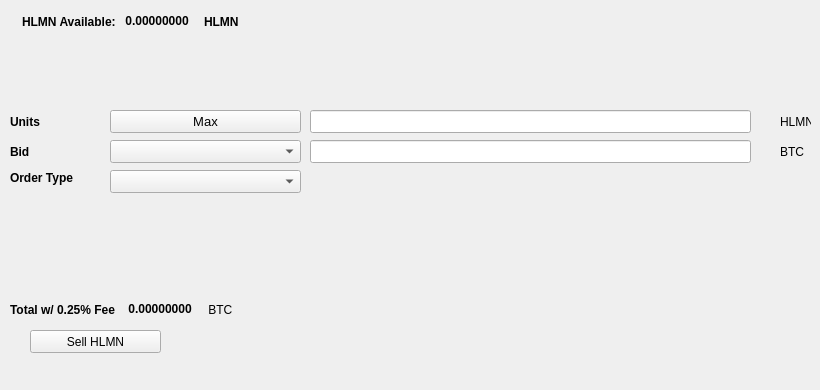
   <widget class="QWidget" name="SellTab">
    <attribute name="title">
     <string>Sell</string>
    </attribute>
    <widget class="QLabel" name="label_16">
     <property name="geometry">
      <rect>
       <x>780</x>
       <y>140</y>
       <width>31</width>
       <height>23</height>
      </rect>
     </property>
     <property name="text">
      <string>BTC</string>
     </property>
    </widget>
    <widget class="QComboBox" name="SellBidcomboBox">
     <property name="geometry">
      <rect>
       <x>110</x>
       <y>140</y>
       <width>191</width>
       <height>23</height>
      </rect>
     </property>
     <property name="font">
      <font>
       <pointsize>10</pointsize>
      </font>
     </property>
    </widget>
    <widget class="QLabel" name="label_18">
     <property name="geometry">
      <rect>
       <x>10</x>
       <y>110</y>
       <width>46</width>
       <height>23</height>
      </rect>
     </property>
     <property name="font">
      <font>
       <weight>75</weight>
       <bold>true</bold>
      </font>
     </property>
     <property name="text">
      <string>Units</string>
     </property>
    </widget>
    <widget class="QPushButton" name="Sell_Max_Amount">
     <property name="geometry">
      <rect>
       <x>110</x>
       <y>110</y>
       <width>191</width>
       <height>23</height>
      </rect>
     </property>
     <property name="font">
      <font>
       <pointsize>10</pointsize>
      </font>
     </property>
     <property name="text">
      <string>Max</string>
     </property>
    </widget>
    <widget class="QLabel" name="label_20">
     <property name="geometry">
      <rect>
       <x>10</x>
       <y>170</y>
       <width>91</width>
       <height>16</height>
      </rect>
     </property>
     <property name="font">
      <font>
       <weight>75</weight>
       <bold>true</bold>
      </font>
     </property>
     <property name="text">
      <string>Order Type</string>
     </property>
    </widget>
    <widget class="QComboBox" name="SellOrdertypeCombo">
     <property name="geometry">
      <rect>
       <x>110</x>
       <y>170</y>
       <width>191</width>
       <height>23</height>
      </rect>
     </property>
     <property name="font">
      <font>
       <pointsize>10</pointsize>
      </font>
     </property>
    </widget>
    <widget class="QLabel" name="label_21">
     <property name="geometry">
      <rect>
       <x>10</x>
       <y>140</y>
       <width>46</width>
       <height>23</height>
      </rect>
     </property>
     <property name="font">
      <font>
       <weight>75</weight>
       <bold>true</bold>
      </font>
     </property>
     <property name="text">
      <string>Bid</string>
     </property>
    </widget>
    <widget class="QLabel" name="label_22">
     <property name="geometry">
      <rect>
       <x>780</x>
       <y>110</y>
       <width>31</width>
       <height>23</height>
      </rect>
     </property>
     <property name="text">
      <string>HLMN</string>
     </property>
    </widget>
    <widget class="QLineEdit" name="UnitsInputHLMN">
     <property name="geometry">
      <rect>
       <x>310</x>
       <y>110</y>
       <width>441</width>
       <height>23</height>
      </rect>
     </property>
     <property name="font">
      <font>
       <pointsize>9</pointsize>
       <weight>75</weight>
       <bold>true</bold>
      </font>
     </property>
    </widget>
    <widget class="QLineEdit" name="SellBidPriceEdit">
     <property name="geometry">
      <rect>
       <x>310</x>
       <y>140</y>
       <width>441</width>
       <height>23</height>
      </rect>
     </property>
     <property name="font">
      <font>
       <pointsize>9</pointsize>
       <weight>75</weight>
       <bold>true</bold>
      </font>
     </property>
    </widget>
    <widget class="QPushButton" name="SellHLMNBTN">
     <property name="geometry">
      <rect>
       <x>30</x>
       <y>330</y>
       <width>131</width>
       <height>23</height>
      </rect>
     </property>
     <property name="text">
      <string>Sell HLMN</string>
     </property>
     <property name="icon">
      <iconset resource="../helmin">
       <normaloff>:/icons/bitcoin</normaloff>:/icons/bitcoin</iconset>
     </property>
    </widget>
    <widget class="QWidget" name="layoutWidget3">
     <property name="geometry">
      <rect>
       <x>22</x>
       <y>12</y>
       <width>258</width>
       <height>19</height>
      </rect>
     </property>
     <layout class="QHBoxLayout" name="horizontalLayout">
      <item>
       <widget class="QLabel" name="label232_2">
        <property name="font">
         <font>
          <weight>75</weight>
          <bold>true</bold>
         </font>
        </property>
        <property name="text">
         <string>HLMN Available:</string>
        </property>
       </widget>
      </item>
      <item>
       <widget class="QLabel" name="HLMNAvailableLabel">
        <property name="palette">
         <palette>
          <active>
           <colorrole role="WindowText">
            <brush brushstyle="SolidPattern">
             <color alpha="255">
              <red>0</red>
              <green>0</green>
              <blue>0</blue>
             </color>
            </brush>
           </colorrole>
           <colorrole role="Button">
            <brush brushstyle="SolidPattern">
             <color alpha="255">
              <red>0</red>
              <green>170</green>
              <blue>0</blue>
             </color>
            </brush>
           </colorrole>
           <colorrole role="Light">
            <brush brushstyle="SolidPattern">
             <color alpha="255">
              <red>0</red>
              <green>255</green>
              <blue>0</blue>
             </color>
            </brush>
           </colorrole>
           <colorrole role="Midlight">
            <brush brushstyle="SolidPattern">
             <color alpha="255">
              <red>0</red>
              <green>212</green>
              <blue>0</blue>
             </color>
            </brush>
           </colorrole>
           <colorrole role="Dark">
            <brush brushstyle="SolidPattern">
             <color alpha="255">
              <red>0</red>
              <green>85</green>
              <blue>0</blue>
             </color>
            </brush>
           </colorrole>
           <colorrole role="Mid">
            <brush brushstyle="SolidPattern">
             <color alpha="255">
              <red>0</red>
              <green>113</green>
              <blue>0</blue>
             </color>
            </brush>
           </colorrole>
           <colorrole role="Text">
            <brush brushstyle="SolidPattern">
             <color alpha="255">
              <red>0</red>
              <green>170</green>
              <blue>0</blue>
             </color>
            </brush>
           </colorrole>
           <colorrole role="BrightText">
            <brush brushstyle="SolidPattern">
             <color alpha="255">
              <red>255</red>
              <green>255</green>
              <blue>255</blue>
             </color>
            </brush>
           </colorrole>
           <colorrole role="ButtonText">
            <brush brushstyle="SolidPattern">
             <color alpha="255">
              <red>0</red>
              <green>0</green>
              <blue>0</blue>
             </color>
            </brush>
           </colorrole>
           <colorrole role="Base">
            <brush brushstyle="SolidPattern">
             <color alpha="255">
              <red>255</red>
              <green>255</green>
              <blue>255</blue>
             </color>
            </brush>
           </colorrole>
           <colorrole role="Window">
            <brush brushstyle="SolidPattern">
             <color alpha="255">
              <red>0</red>
              <green>170</green>
              <blue>0</blue>
             </color>
            </brush>
           </colorrole>
           <colorrole role="Shadow">
            <brush brushstyle="SolidPattern">
             <color alpha="255">
              <red>0</red>
              <green>0</green>
              <blue>0</blue>
             </color>
            </brush>
           </colorrole>
           <colorrole role="AlternateBase">
            <brush brushstyle="SolidPattern">
             <color alpha="255">
              <red>127</red>
              <green>212</green>
              <blue>127</blue>
             </color>
            </brush>
           </colorrole>
           <colorrole role="ToolTipBase">
            <brush brushstyle="SolidPattern">
             <color alpha="255">
              <red>255</red>
              <green>255</green>
              <blue>220</blue>
             </color>
            </brush>
           </colorrole>
           <colorrole role="ToolTipText">
            <brush brushstyle="SolidPattern">
             <color alpha="255">
              <red>0</red>
              <green>0</green>
              <blue>0</blue>
             </color>
            </brush>
           </colorrole>
          </active>
          <inactive>
           <colorrole role="WindowText">
            <brush brushstyle="SolidPattern">
             <color alpha="255">
              <red>0</red>
              <green>0</green>
              <blue>0</blue>
             </color>
            </brush>
           </colorrole>
           <colorrole role="Button">
            <brush brushstyle="SolidPattern">
             <color alpha="255">
              <red>0</red>
              <green>170</green>
              <blue>0</blue>
             </color>
            </brush>
           </colorrole>
           <colorrole role="Light">
            <brush brushstyle="SolidPattern">
             <color alpha="255">
              <red>0</red>
              <green>255</green>
              <blue>0</blue>
             </color>
            </brush>
           </colorrole>
           <colorrole role="Midlight">
            <brush brushstyle="SolidPattern">
             <color alpha="255">
              <red>0</red>
              <green>212</green>
              <blue>0</blue>
             </color>
            </brush>
           </colorrole>
           <colorrole role="Dark">
            <brush brushstyle="SolidPattern">
             <color alpha="255">
              <red>0</red>
              <green>85</green>
              <blue>0</blue>
             </color>
            </brush>
           </colorrole>
           <colorrole role="Mid">
            <brush brushstyle="SolidPattern">
             <color alpha="255">
              <red>0</red>
              <green>113</green>
              <blue>0</blue>
             </color>
            </brush>
           </colorrole>
           <colorrole role="Text">
            <brush brushstyle="SolidPattern">
             <color alpha="255">
              <red>0</red>
              <green>170</green>
              <blue>0</blue>
             </color>
            </brush>
           </colorrole>
           <colorrole role="BrightText">
            <brush brushstyle="SolidPattern">
             <color alpha="255">
              <red>255</red>
              <green>255</green>
              <blue>255</blue>
             </color>
            </brush>
           </colorrole>
           <colorrole role="ButtonText">
            <brush brushstyle="SolidPattern">
             <color alpha="255">
              <red>0</red>
              <green>0</green>
              <blue>0</blue>
             </color>
            </brush>
           </colorrole>
           <colorrole role="Base">
            <brush brushstyle="SolidPattern">
             <color alpha="255">
              <red>255</red>
              <green>255</green>
              <blue>255</blue>
             </color>
            </brush>
           </colorrole>
           <colorrole role="Window">
            <brush brushstyle="SolidPattern">
             <color alpha="255">
              <red>0</red>
              <green>170</green>
              <blue>0</blue>
             </color>
            </brush>
           </colorrole>
           <colorrole role="Shadow">
            <brush brushstyle="SolidPattern">
             <color alpha="255">
              <red>0</red>
              <green>0</green>
              <blue>0</blue>
             </color>
            </brush>
           </colorrole>
           <colorrole role="AlternateBase">
            <brush brushstyle="SolidPattern">
             <color alpha="255">
              <red>127</red>
              <green>212</green>
              <blue>127</blue>
             </color>
            </brush>
           </colorrole>
           <colorrole role="ToolTipBase">
            <brush brushstyle="SolidPattern">
             <color alpha="255">
              <red>255</red>
              <green>255</green>
              <blue>220</blue>
             </color>
            </brush>
           </colorrole>
           <colorrole role="ToolTipText">
            <brush brushstyle="SolidPattern">
             <color alpha="255">
              <red>0</red>
              <green>0</green>
              <blue>0</blue>
             </color>
            </brush>
           </colorrole>
          </inactive>
          <disabled>
           <colorrole role="WindowText">
            <brush brushstyle="SolidPattern">
             <color alpha="255">
              <red>0</red>
              <green>85</green>
              <blue>0</blue>
             </color>
            </brush>
           </colorrole>
           <colorrole role="Button">
            <brush brushstyle="SolidPattern">
             <color alpha="255">
              <red>0</red>
              <green>170</green>
              <blue>0</blue>
             </color>
            </brush>
           </colorrole>
           <colorrole role="Light">
            <brush brushstyle="SolidPattern">
             <color alpha="255">
              <red>0</red>
              <green>255</green>
              <blue>0</blue>
             </color>
            </brush>
           </colorrole>
           <colorrole role="Midlight">
            <brush brushstyle="SolidPattern">
             <color alpha="255">
              <red>0</red>
              <green>212</green>
              <blue>0</blue>
             </color>
            </brush>
           </colorrole>
           <colorrole role="Dark">
            <brush brushstyle="SolidPattern">
             <color alpha="255">
              <red>0</red>
              <green>85</green>
              <blue>0</blue>
             </color>
            </brush>
           </colorrole>
           <colorrole role="Mid">
            <brush brushstyle="SolidPattern">
             <color alpha="255">
              <red>0</red>
              <green>113</green>
              <blue>0</blue>
             </color>
            </brush>
           </colorrole>
           <colorrole role="Text">
            <brush brushstyle="SolidPattern">
             <color alpha="255">
              <red>0</red>
              <green>85</green>
              <blue>0</blue>
             </color>
            </brush>
           </colorrole>
           <colorrole role="BrightText">
            <brush brushstyle="SolidPattern">
             <color alpha="255">
              <red>255</red>
              <green>255</green>
              <blue>255</blue>
             </color>
            </brush>
           </colorrole>
           <colorrole role="ButtonText">
            <brush brushstyle="SolidPattern">
             <color alpha="255">
              <red>0</red>
              <green>85</green>
              <blue>0</blue>
             </color>
            </brush>
           </colorrole>
           <colorrole role="Base">
            <brush brushstyle="SolidPattern">
             <color alpha="255">
              <red>0</red>
              <green>170</green>
              <blue>0</blue>
             </color>
            </brush>
           </colorrole>
           <colorrole role="Window">
            <brush brushstyle="SolidPattern">
             <color alpha="255">
              <red>0</red>
              <green>170</green>
              <blue>0</blue>
             </color>
            </brush>
           </colorrole>
           <colorrole role="Shadow">
            <brush brushstyle="SolidPattern">
             <color alpha="255">
              <red>0</red>
              <green>0</green>
              <blue>0</blue>
             </color>
            </brush>
           </colorrole>
           <colorrole role="AlternateBase">
            <brush brushstyle="SolidPattern">
             <color alpha="255">
              <red>0</red>
              <green>170</green>
              <blue>0</blue>
             </color>
            </brush>
           </colorrole>
           <colorrole role="ToolTipBase">
            <brush brushstyle="SolidPattern">
             <color alpha="255">
              <red>255</red>
              <green>255</green>
              <blue>220</blue>
             </color>
            </brush>
           </colorrole>
           <colorrole role="ToolTipText">
            <brush brushstyle="SolidPattern">
             <color alpha="255">
              <red>0</red>
              <green>0</green>
              <blue>0</blue>
             </color>
            </brush>
           </colorrole>
          </disabled>
         </palette>
        </property>
        <property name="font">
         <font>
          <weight>75</weight>
          <bold>true</bold>
         </font>
        </property>
        <property name="text">
         <string> 0.00000000 </string>
        </property>
        <property name="textInteractionFlags">
         <set>Qt::LinksAccessibleByMouse|Qt::TextSelectableByKeyboard|Qt::TextSelectableByMouse</set>
        </property>
       </widget>
      </item>
      <item>
       <widget class="QLabel" name="labelHLMN">
        <property name="font">
         <font>
          <weight>75</weight>
          <bold>true</bold>
         </font>
        </property>
        <property name="text">
         <string>HLMN</string>
        </property>
       </widget>
      </item>
     </layout>
    </widget>
    <widget class="QWidget" name="layoutWidget">
     <property name="geometry">
      <rect>
       <x>10</x>
       <y>300</y>
       <width>268</width>
       <height>19</height>
      </rect>
     </property>
     <layout class="QHBoxLayout" name="horizontalLayout_2">
      <item>
       <widget class="QLabel" name="label_19">
        <property name="font">
         <font>
          <weight>75</weight>
          <bold>true</bold>
         </font>
        </property>
        <property name="text">
         <string>Total w/ 0.25% Fee </string>
        </property>
       </widget>
      </item>
      <item>
       <widget class="QLabel" name="SellCostLabel">
        <property name="palette">
         <palette>
          <active>
           <colorrole role="WindowText">
            <brush brushstyle="SolidPattern">
             <color alpha="255">
              <red>0</red>
              <green>0</green>
              <blue>0</blue>
             </color>
            </brush>
           </colorrole>
           <colorrole role="Button">
            <brush brushstyle="SolidPattern">
             <color alpha="255">
              <red>0</red>
              <green>170</green>
              <blue>0</blue>
             </color>
            </brush>
           </colorrole>
           <colorrole role="Light">
            <brush brushstyle="SolidPattern">
             <color alpha="255">
              <red>0</red>
              <green>255</green>
              <blue>0</blue>
             </color>
            </brush>
           </colorrole>
           <colorrole role="Midlight">
            <brush brushstyle="SolidPattern">
             <color alpha="255">
              <red>0</red>
              <green>212</green>
              <blue>0</blue>
             </color>
            </brush>
           </colorrole>
           <colorrole role="Dark">
            <brush brushstyle="SolidPattern">
             <color alpha="255">
              <red>0</red>
              <green>85</green>
              <blue>0</blue>
             </color>
            </brush>
           </colorrole>
           <colorrole role="Mid">
            <brush brushstyle="SolidPattern">
             <color alpha="255">
              <red>0</red>
              <green>113</green>
              <blue>0</blue>
             </color>
            </brush>
           </colorrole>
           <colorrole role="Text">
            <brush brushstyle="SolidPattern">
             <color alpha="255">
              <red>0</red>
              <green>170</green>
              <blue>0</blue>
             </color>
            </brush>
           </colorrole>
           <colorrole role="BrightText">
            <brush brushstyle="SolidPattern">
             <color alpha="255">
              <red>255</red>
              <green>255</green>
              <blue>255</blue>
             </color>
            </brush>
           </colorrole>
           <colorrole role="ButtonText">
            <brush brushstyle="SolidPattern">
             <color alpha="255">
              <red>0</red>
              <green>0</green>
              <blue>0</blue>
             </color>
            </brush>
           </colorrole>
           <colorrole role="Base">
            <brush brushstyle="SolidPattern">
             <color alpha="255">
              <red>255</red>
              <green>255</green>
              <blue>255</blue>
             </color>
            </brush>
           </colorrole>
           <colorrole role="Window">
            <brush brushstyle="SolidPattern">
             <color alpha="255">
              <red>0</red>
              <green>170</green>
              <blue>0</blue>
             </color>
            </brush>
           </colorrole>
           <colorrole role="Shadow">
            <brush brushstyle="SolidPattern">
             <color alpha="255">
              <red>0</red>
              <green>0</green>
              <blue>0</blue>
             </color>
            </brush>
           </colorrole>
           <colorrole role="AlternateBase">
            <brush brushstyle="SolidPattern">
             <color alpha="255">
              <red>127</red>
              <green>212</green>
              <blue>127</blue>
             </color>
            </brush>
           </colorrole>
           <colorrole role="ToolTipBase">
            <brush brushstyle="SolidPattern">
             <color alpha="255">
              <red>255</red>
              <green>255</green>
              <blue>220</blue>
             </color>
            </brush>
           </colorrole>
           <colorrole role="ToolTipText">
            <brush brushstyle="SolidPattern">
             <color alpha="255">
              <red>0</red>
              <green>0</green>
              <blue>0</blue>
             </color>
            </brush>
           </colorrole>
          </active>
          <inactive>
           <colorrole role="WindowText">
            <brush brushstyle="SolidPattern">
             <color alpha="255">
              <red>0</red>
              <green>0</green>
              <blue>0</blue>
             </color>
            </brush>
           </colorrole>
           <colorrole role="Button">
            <brush brushstyle="SolidPattern">
             <color alpha="255">
              <red>0</red>
              <green>170</green>
              <blue>0</blue>
             </color>
            </brush>
           </colorrole>
           <colorrole role="Light">
            <brush brushstyle="SolidPattern">
             <color alpha="255">
              <red>0</red>
              <green>255</green>
              <blue>0</blue>
             </color>
            </brush>
           </colorrole>
           <colorrole role="Midlight">
            <brush brushstyle="SolidPattern">
             <color alpha="255">
              <red>0</red>
              <green>212</green>
              <blue>0</blue>
             </color>
            </brush>
           </colorrole>
           <colorrole role="Dark">
            <brush brushstyle="SolidPattern">
             <color alpha="255">
              <red>0</red>
              <green>85</green>
              <blue>0</blue>
             </color>
            </brush>
           </colorrole>
           <colorrole role="Mid">
            <brush brushstyle="SolidPattern">
             <color alpha="255">
              <red>0</red>
              <green>113</green>
              <blue>0</blue>
             </color>
            </brush>
           </colorrole>
           <colorrole role="Text">
            <brush brushstyle="SolidPattern">
             <color alpha="255">
              <red>0</red>
              <green>170</green>
              <blue>0</blue>
             </color>
            </brush>
           </colorrole>
           <colorrole role="BrightText">
            <brush brushstyle="SolidPattern">
             <color alpha="255">
              <red>255</red>
              <green>255</green>
              <blue>255</blue>
             </color>
            </brush>
           </colorrole>
           <colorrole role="ButtonText">
            <brush brushstyle="SolidPattern">
             <color alpha="255">
              <red>0</red>
              <green>0</green>
              <blue>0</blue>
             </color>
            </brush>
           </colorrole>
           <colorrole role="Base">
            <brush brushstyle="SolidPattern">
             <color alpha="255">
              <red>255</red>
              <green>255</green>
              <blue>255</blue>
             </color>
            </brush>
           </colorrole>
           <colorrole role="Window">
            <brush brushstyle="SolidPattern">
             <color alpha="255">
              <red>0</red>
              <green>170</green>
              <blue>0</blue>
             </color>
            </brush>
           </colorrole>
           <colorrole role="Shadow">
            <brush brushstyle="SolidPattern">
             <color alpha="255">
              <red>0</red>
              <green>0</green>
              <blue>0</blue>
             </color>
            </brush>
           </colorrole>
           <colorrole role="AlternateBase">
            <brush brushstyle="SolidPattern">
             <color alpha="255">
              <red>127</red>
              <green>212</green>
              <blue>127</blue>
             </color>
            </brush>
           </colorrole>
           <colorrole role="ToolTipBase">
            <brush brushstyle="SolidPattern">
             <color alpha="255">
              <red>255</red>
              <green>255</green>
              <blue>220</blue>
             </color>
            </brush>
           </colorrole>
           <colorrole role="ToolTipText">
            <brush brushstyle="SolidPattern">
             <color alpha="255">
              <red>0</red>
              <green>0</green>
              <blue>0</blue>
             </color>
            </brush>
           </colorrole>
          </inactive>
          <disabled>
           <colorrole role="WindowText">
            <brush brushstyle="SolidPattern">
             <color alpha="255">
              <red>0</red>
              <green>85</green>
              <blue>0</blue>
             </color>
            </brush>
           </colorrole>
           <colorrole role="Button">
            <brush brushstyle="SolidPattern">
             <color alpha="255">
              <red>0</red>
              <green>170</green>
              <blue>0</blue>
             </color>
            </brush>
           </colorrole>
           <colorrole role="Light">
            <brush brushstyle="SolidPattern">
             <color alpha="255">
              <red>0</red>
              <green>255</green>
              <blue>0</blue>
             </color>
            </brush>
           </colorrole>
           <colorrole role="Midlight">
            <brush brushstyle="SolidPattern">
             <color alpha="255">
              <red>0</red>
              <green>212</green>
              <blue>0</blue>
             </color>
            </brush>
           </colorrole>
           <colorrole role="Dark">
            <brush brushstyle="SolidPattern">
             <color alpha="255">
              <red>0</red>
              <green>85</green>
              <blue>0</blue>
             </color>
            </brush>
           </colorrole>
           <colorrole role="Mid">
            <brush brushstyle="SolidPattern">
             <color alpha="255">
              <red>0</red>
              <green>113</green>
              <blue>0</blue>
             </color>
            </brush>
           </colorrole>
           <colorrole role="Text">
            <brush brushstyle="SolidPattern">
             <color alpha="255">
              <red>0</red>
              <green>85</green>
              <blue>0</blue>
             </color>
            </brush>
           </colorrole>
           <colorrole role="BrightText">
            <brush brushstyle="SolidPattern">
             <color alpha="255">
              <red>255</red>
              <green>255</green>
              <blue>255</blue>
             </color>
            </brush>
           </colorrole>
           <colorrole role="ButtonText">
            <brush brushstyle="SolidPattern">
             <color alpha="255">
              <red>0</red>
              <green>85</green>
              <blue>0</blue>
             </color>
            </brush>
           </colorrole>
           <colorrole role="Base">
            <brush brushstyle="SolidPattern">
             <color alpha="255">
              <red>0</red>
              <green>170</green>
              <blue>0</blue>
             </color>
            </brush>
           </colorrole>
           <colorrole role="Window">
            <brush brushstyle="SolidPattern">
             <color alpha="255">
              <red>0</red>
              <green>170</green>
              <blue>0</blue>
             </color>
            </brush>
           </colorrole>
           <colorrole role="Shadow">
            <brush brushstyle="SolidPattern">
             <color alpha="255">
              <red>0</red>
              <green>0</green>
              <blue>0</blue>
             </color>
            </brush>
           </colorrole>
           <colorrole role="AlternateBase">
            <brush brushstyle="SolidPattern">
             <color alpha="255">
              <red>0</red>
              <green>170</green>
              <blue>0</blue>
             </color>
            </brush>
           </colorrole>
           <colorrole role="ToolTipBase">
            <brush brushstyle="SolidPattern">
             <color alpha="255">
              <red>255</red>
              <green>255</green>
              <blue>220</blue>
             </color>
            </brush>
           </colorrole>
           <colorrole role="ToolTipText">
            <brush brushstyle="SolidPattern">
             <color alpha="255">
              <red>0</red>
              <green>0</green>
              <blue>0</blue>
             </color>
            </brush>
           </colorrole>
          </disabled>
         </palette>
        </property>
        <property name="font">
         <font>
          <weight>75</weight>
          <bold>true</bold>
         </font>
        </property>
        <property name="autoFillBackground">
         <bool>false</bool>
        </property>
        <property name="text">
         <string> 0.00000000</string>
        </property>
        <property name="textInteractionFlags">
         <set>Qt::LinksAccessibleByMouse|Qt::TextSelectableByMouse</set>
        </property>
       </widget>
      </item>
      <item>
       <widget class="QLabel" name="label_17">
        <property name="font">
         <font>
          <weight>50</weight>
          <bold>false</bold>
         </font>
        </property>
        <property name="text">
         <string> BTC</string>
        </property>
       </widget>
      </item>
     </layout>
    </widget>
    <widget class="QLabel" name="label_23">
     <property name="geometry">
      <rect>
       <x>460</x>
       <y>300</y>
       <width>281</width>
       <height>81</height>
      </rect>
     </property>
     <property name="text">
      <string/>
     </property>
     <property name="pixmap">
      <pixmap>:/images/bittrex</pixmap>
     </property>
    </widget>
   </widget>
